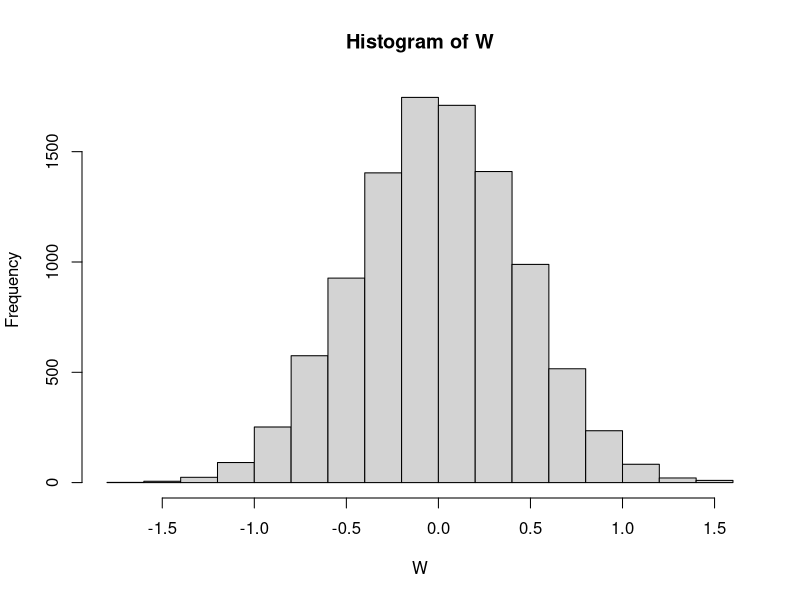

Here is the R script that generated this plot: (Note: a time limit stopped this script after it produced the figure.)
## ---- chunk 1
knitr::opts_chunk$set(echo = TRUE, messages=TRUE, error=TRUE)
## ---- chunk 2

W <- replicate(10000, mean(rnorm(10, mean = 0, sd = 1)) - mean(rnorm(10, mean = 0, sd = 1)))

hist(W)

sort(W)[9500]

sort(W)[2500]

## ---- chunk 3

#real
a<-c(.5, 1, 1.5, 2, 2.5)


# probability
pt(c(0.005, 0.01, 0.015, 0.02, 0.025),df=9)


# sim 
b <- replicate(10000,t.test(rnorm(10, 0, 1),mu=0)$statistic)

#real sim - sim sim
L <- a - b

#simulation repeated fewer times
c <- replicate(100,t.test(rnorm(10, 0, 1),mu=0)$statistic)
j <- a - b

#simulation repeated more times
c <- replicate(100000,t.test(rnorm(10, 0, 1),mu=0)$statistic)
s <- a - b


## ---- chunk 4

D <- rnorm(10,0,1)
E <- rnorm(10,0,1)
cor(D,E)

P <- replicate(10000,cor(rnorm(10,0,1),rnorm(10,0,1)))
P
sort(abs(P))[9500]


# sample-size is increased to 100
P <- replicate(10000,cor(rnorm(100,0,1),rnorm(100,0,1)))
P

sort(abs(P))[9500]


## ---- chunk 5

A <- c(1,2,3,4)
B <- c(3,4,5,6)
C <- c(5,6,7,8)

S <- rep(c("A","B","C"), each=4)
G <- c(A,B,C)
J <- data.frame(S,G)
J

summary(aov(G ~ S,J))

## ---- chunk 6

F_Sim <- function(){
H <- rnorm(4,0,1)
I <- rnorm(4,0,1)
E <- rnorm(4,0,1)

P <- rep(c("H","I","E"), each=4)
U <- c(H,I,E)
V <- data.frame(P,U)
R <- summary(aov(U ~ P,V))
return(R[[1]]$'F-Value')
}



replicate(10000,F_Sim())

sort(replicate(10000,F_Sim()))[9500]

qt(.95,2,9)
